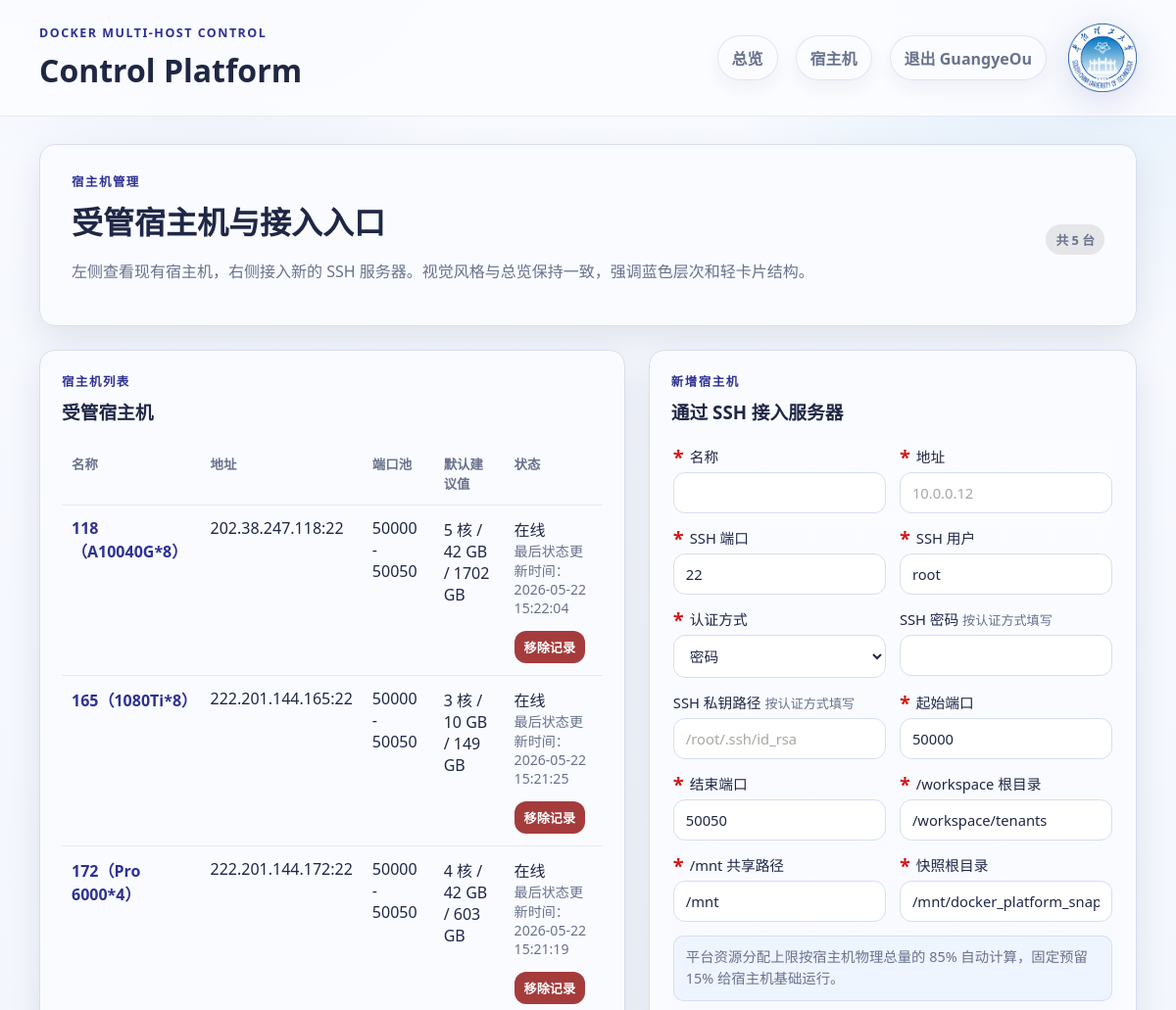
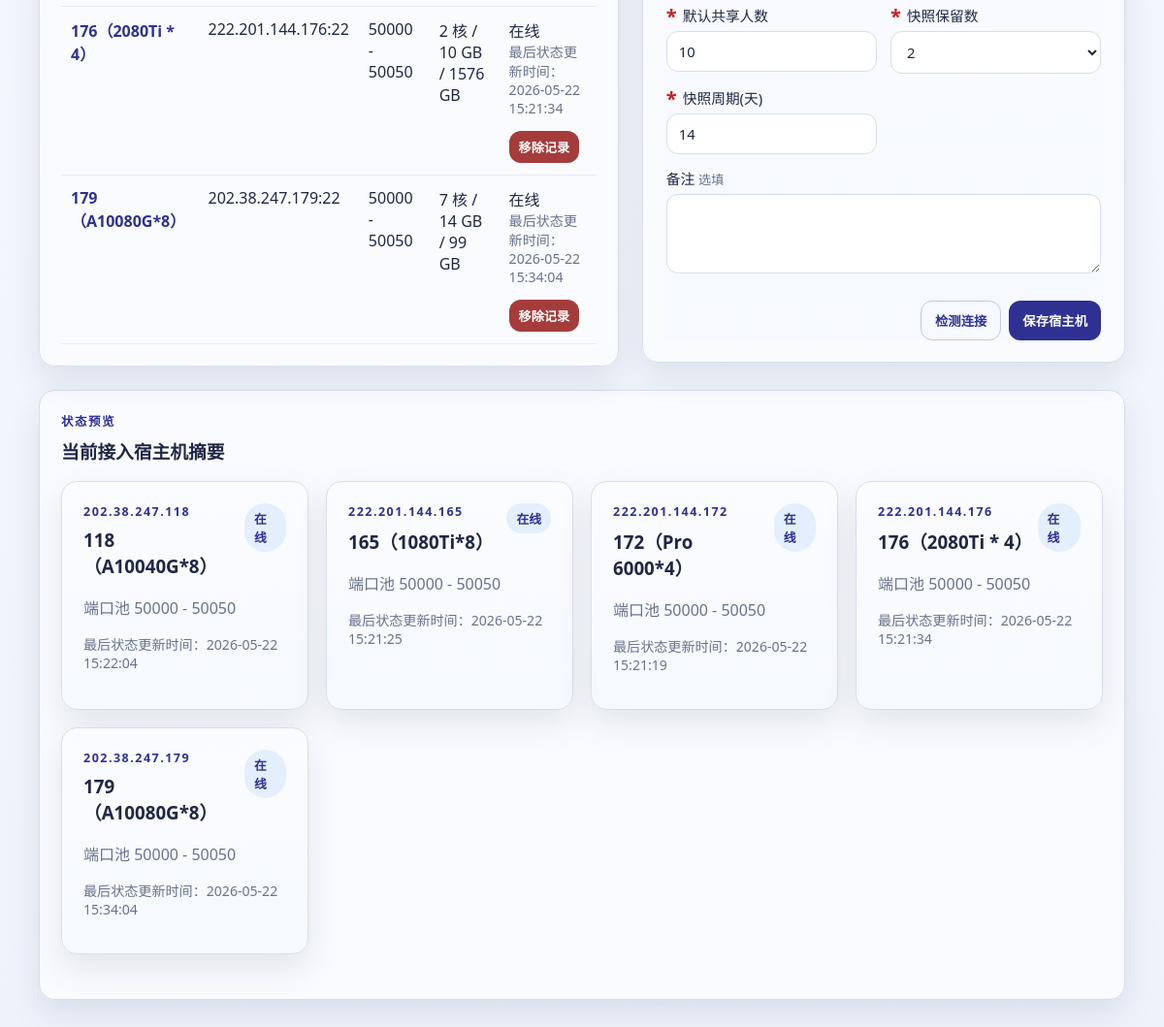
The app's page /hosts (signed in) with its own data (2 pictures, top to bottom).
### app/models.py (models this page shows)
class TimestampMixin:
    created_at: Mapped[datetime] = mapped_column(DateTime, default=datetime.utcnow)
    updated_at: Mapped[datetime] = mapped_column(
        DateTime,
        default=datetime.utcnow,
        onupdate=datetime.utcnow,
    )

class AdminUser(TimestampMixin, Base):
    __tablename__ = "admin_users"
    id: Mapped[int] = mapped_column(Integer, primary_key=True, index=True)
    account: Mapped[str] = mapped_column(String(100), unique=True, nullable=False, index=True)
    password_hash: Mapped[str] = mapped_column(String(255), nullable=False)
    email: Mapped[str] = mapped_column(String(255), nullable=False)
    student_id: Mapped[str] = mapped_column(String(100), nullable=False)
    status: Mapped[str] = mapped_column(String(20), default=AdminStatus.PENDING.value, index=True)
    approved_by: Mapped[str | None] = mapped_column(String(100), nullable=True)
    approved_at: Mapped[datetime | None] = mapped_column(DateTime, nullable=True)
    revoked_at: Mapped[datetime | None] = mapped_column(DateTime, nullable=True)

class ManagedHost(TimestampMixin, Base):
    __tablename__ = "managed_hosts"
    id: Mapped[int] = mapped_column(Integer, primary_key=True, index=True)
    name: Mapped[str] = mapped_column(String(100), unique=True, nullable=False)
    address: Mapped[str] = mapped_column(String(255), nullable=False, default="127.0.0.1")
    ssh_port: Mapped[int] = mapped_column(Integer, default=22)
    ssh_user: Mapped[str] = mapped_column(String(100), default="root")
    auth_type: Mapped[str] = mapped_column(String(20), default=AuthType.LOCAL.value)
    ssh_password: Mapped[str | None] = mapped_column(String(255), nullable=True)
    ssh_key_path: Mapped[str | None] = mapped_column(String(255), nullable=True)
    is_local: Mapped[bool] = mapped_column(Boolean, default=False)
    enabled: Mapped[bool] = mapped_column(Boolean, default=True)
    port_start: Mapped[int] = mapped_column(Integer, default=50000)
    port_end: Mapped[int] = mapped_column(Integer, default=50050)
    workspace_root: Mapped[str] = mapped_column(String(255), default="/workspace/tenants")
    shared_mnt_path: Mapped[str] = mapped_column(String(255), default="/mnt")
    snapshot_root: Mapped[str] = mapped_column(
        String(255),
        default="/mnt/docker_platform_snapshots",
    )
    reserve_cpu_cores: Mapped[float] = mapped_column(Float, default=0.0)
    reserve_memory_gb: Mapped[float] = mapped_column(Float, default=0.0)
    reserve_disk_gb: Mapped[float] = mapped_column(Float, default=0.0)
    default_user_share: Mapped[int] = mapped_column(Integer, default=10)
    snapshot_keep_count: Mapped[int] = mapped_column(Integer, default=2)
    snapshot_interval_days: Mapped[int] = mapped_column(Integer, default=14)
    workspace_limit_mode: Mapped[str] = mapped_column(String(40), default="metadata_only")
    cached_images: Mapped[str | None] = mapped_column(Text, nullable=True)
    notes: Mapped[str | None] = mapped_column(Text, nullable=True)
    allocations: Mapped[list["Allocation"]] = relationship(
        back_populates="host",
        cascade="all, delete-orphan",
    )
    status_cache: Mapped["HostStatusCache | None"] = relationship(
        back_populates="host",
        cascade="all, delete-orphan",
        uselist=False,
    )

### app/routes/web.py (the view)
@router.get("/hosts")
def hosts_page(request: Request):
    admin_response = require_admin_response(request)
    if admin_response:
        return admin_response
    db: Session = SessionLocal()
    try:
        if ssh_host_count(db) == 0:
            return render_initial_setup(request)
        hosts = visible_hosts_query(db).order_by(ManagedHost.name.asc()).all()
        host_rows = []
        for host in hosts:
            cached = host_cache_payload(host)
            rows_data = build_host_rows_from_cached_data(host, list(host.allocations), cached)
            summary = {
                "reachable": cached["reachable"],
                "docker_info": cached["docker_info"],
                "stats": cached["stats"],
                "gpus": cached["gpus"],
                "allocated_cpu": sum(float(row["allocation"].cpu_limit_cores or 0.0) for row in rows_data["allocation_rows"]),
                "allocated_memory_gb": sum(float(row["allocation"].memory_limit_gb or 0.0) for row in rows_data["allocation_rows"]),
                "active_allocations": sum(1 for row in rows_data["allocation_rows"] if row["status"] == AllocationStatus.RUNNING.value),
                "container_count": len(cached["container_rows"]),
            }
            defaults = recommended_defaults(host, summary["docker_info"])
            host_rows.append({"host": host, "summary": summary, "defaults": defaults, "last_status_at": format_cache_time(cached["refreshed_at"])})
        return render(
            request,
            "hosts.html",
            {
                "settings": settings,
                "hosts": host_rows,
                "auth_types": [AuthType.PASSWORD.value, AuthType.KEY.value],
            },
        )
    finally:
        db.close()

### templates/hosts.html (shortened to what this page needs)
{% extends "base.html" %}
{% block content %}
<section class="hero compact">
    <div>
        <p class="eyebrow">宿主机管理</p>
        <h2>受管宿主机与接入入口</h2>
        <p class="muted">左侧查看现有宿主机，右侧接入新的 SSH 服务器。视觉风格与总览保持一致，强调蓝色层次和轻卡片结构。</p>
    </div>
    <div class="hero-actions">
        <span class="tag muted-tag">共 {{ hosts|length }} 台</span>
    </div>
</section>
<section class="split hosts-surface">
    <article class="panel hosts-list-panel">
        <div class="panel-head">
            <div>
                <p class="eyebrow">宿主机列表</p>
                <h3>受管宿主机</h3>
            </div>
        </div>
        <div class="host-list">
            <table class="table">
                <thead>
                    <tr>
                        <th>名称</th>
                        <th>地址</th>
                        <th>端口池</th>
                        <th>默认建议值</th>
                        <th>状态</th>
                    </tr>
                </thead>
                <tbody>
                    {% for row in hosts %}
                    <tr>
                        <td><a class="host-link" href="/hosts/{{ row.host.id }}">{{ row.host.name }}</a></td>
                        <td>{{ row.host.address }}:{{ row.host.ssh_port }}</td>
                        <td>{{ row.host.port_start }} - {{ row.host.port_end }}</td>
                        <td>{{ row.defaults.cpu_limit_cores }} 核 / {{ row.defaults.memory_limit_gb }} GB / {{ row.defaults.workspace_limit_gb }} GB</td>
                        <td>
                            <div>{{ '在线' if row.summary.reachable else '离线' }}</div>
                            <div class="status-timestamp">最后状态更新时间：{{ row.last_status_at }}</div>
                            <form class="confirm-ajax-form" method="post" action="/hosts/{{ row.host.id }}/delete" data-confirm-message="确认从平台移除该宿主机记录？如仍有合法分配，平台会先提示原因，并提供继续归档移除入口。">
                                <button class="button tiny danger" type="submit">移除记录</button>
                            </form>
                        </td>
                    </tr>
                    {% endfor %}
                </tbody>
            </table>
        </div>
    </article>
    <article class="panel hosts-form-panel">
        <div class="panel-head">
            <div>
                <p class="eyebrow">新增宿主机</p>
                <h3>通过 SSH 接入服务器</h3>
            </div>
        </div>
        <form id="host-access-form" class="form-grid host-form" method="post" action="/hosts" data-confirm-message="确认保存该宿主机并接入平台？">
            <label><span class="required-mark">*</span>名称<input name="name" required></label>
            <label><span class="required-mark">*</span>地址<input name="address" required placeholder="10.0.0.12"></label>
            <label><span class="required-mark">*</span>SSH 端口<input name="ssh_port" type="number" value="22"></label>
            <label><span class="required-mark">*</span>SSH 用户<input name="ssh_user" value="root"></label>
            <label><span class="required-mark">*</span>认证方式
                <select name="auth_type">
                    {% for item in auth_types %}
                    <option value="{{ item }}" {% if item == 'password' %}selected{% endif %}>{{ '密码' if item == 'password' else '私钥' }}</option>
                    {% endfor %}
                </select>
            </label>
            <label>SSH 密码 <span class="optional-mark">按认证方式填写</span><input name="ssh_password" type="password"></label>
            <label>SSH 私钥路径 <span class="optional-mark">按认证方式填写</span><input name="ssh_key_path" placeholder="/root/.ssh/id_rsa"></label>
            <label><span class="required-mark">*</span>起始端口<input name="port_start" type="number" value="50000"></label>
            <label><span class="required-mark">*</span>结束端口<input name="port_end" type="number" value="50050"></label>
            <label><span class="required-mark">*</span>/workspace 根目录<input name="workspace_root" value="/workspace/tenants"></label>
            <label><span class="required-mark">*</span>/mnt 共享路径<input name="shared_mnt_path" value="/mnt"></label>
            <label><span class="required-mark">*</span>快照根目录<input name="snapshot_root" value="/mnt/docker_platform_snapshots"></label>
            <div class="wide form-note">平台资源分配上限按宿主机物理总量的 85% 自动计算，固定预留 15% 给宿主机基础运行。</div>
            <label><span class="required-mark">*</span>默认共享人数<input name="default_user_share" type="number" value="10"></label>
            <label><span class="required-mark">*</span>快照保留数
                <select name="snapshot_keep_count">
                    <option value="2" selected>2</option>
                </select>
            </label>
            <label><span class="required-mark">*</span>快照周期(天)<input name="snapshot_interval_days" type="number" value="14"></label>
            <label class="wide">备注 <span class="optional-mark">选填</span><textarea name="notes" rows="3"></textarea></label>
            <div class="wide action-row">
                <button class="button secondary" type="button" id="test-ssh">检测连接</button>
                <button class="button" type="submit" id="submit-setup" disabled>保存宿主机</button>
            </div>
        </form>
    </article>
</section>
<section class="panel hosts-preview-panel">
    <div class="panel-head">
        <div>
            <p class="eyebrow">状态预览</p>
            <h3>当前接入宿主机摘要</h3>
        </div>
    </div>
    <div class="grid cards three">
        {% for row in hosts %}
        <article class="card host-preview-card">
            <div class="card-head">
                <div>
                    <p class="eyebrow">{{ row.host.address }}</p>
                    <h3>{{ row.host.name }}</h3>
                </div>
                <span class="status {{ 'ok' if row.summary.reachable else 'bad' }}">
                    {{ '在线' if row.summary.reachable else '离线' }}
                </span>
            </div>
            <p class="muted">端口池 {{ row.host.port_start }} - {{ row.host.port_end }}</p>
            <p class="status-timestamp">最后状态更新时间：{{ row.last_status_at }}</p>
        </article>
        {% endfor %}
    </div>
</section>
{% endblock %}

### templates/base.html (shortened to what this page needs)
<!DOCTYPE html>
<html lang="zh-CN">
<head>
    <link rel="stylesheet" href="/static/css/app.css">
</head>
<body>
    <header class="topbar">
        <div>
            <p class="eyebrow">Docker Multi-Host Control</p>
            <h1>{{ settings.app_name }}</h1>
        </div>
        <div class="topbar-right">
            <nav class="topnav">
                <a class="nav-chip" href="/">总览</a>
                {% if admin %}
                <a class="nav-chip" href="/hosts">宿主机</a>
                {% endif %}
                {% if admin %}
                <form method="post" action="/logout">
                    <button class="nav-chip nav-button" type="submit">退出 {{ admin.get('account') }}</button>
                </form>
                {% elif platform_user %}
                <form method="post" action="/logout">
                    <button class="nav-chip nav-button" type="submit">退出 {{ platform_user.get('account') }}</button>
                </form>
                {% else %}
                <a class="nav-chip" href="/login">管理员登录</a>
                <a class="nav-chip" href="/user-login">使用者登录</a>
                {% endif %}
            </nav>
            <img class="topbar-logo" src="/static/img/scut-emblem.png" alt="华南理工大学校徽">
        </div>
    </header>
    <main class="layout">
        {% block content %}{% endblock %}
    </main>
</body>
</html>

### records on screen
AdminUser: get "GuangyeOu"
ManagedHost: host.name "118（A10040G*8）", host.address "202.38.247.118", host.ssh_port "22", host.port_start "50000", host.port_end "50050", host.address "202.38.247.118", host.name "118（A10040G*8）", host.port_start "50000", host.port_end "50050"
ManagedHost: host.name "165（1080Ti*8）", host.address "222.201.144.165", host.ssh_port "22", host.port_start "50000", host.port_end "50050", host.address "222.201.144.165", host.name "165（1080Ti*8）", host.port_start "50000", host.port_end "50050"
ManagedHost: host.name "172（Pro 6000*4）", host.address "222.201.144.172", host.ssh_port "22", host.port_start "50000", host.port_end "50050", host.address "222.201.144.172", host.name "172（Pro 6000*4）", host.port_start "50000", host.port_end "50050"
ManagedHost: host.name "176（2080Ti * 4）", host.address "222.201.144.176", host.ssh_port "22", host.port_start "50000", host.port_end "50050", host.address "222.201.144.176", host.name "176（2080Ti * 4）", host.port_start "50000", host.port_end "50050"
ManagedHost: host.name "179（A10080G*8）", host.address "202.38.247.179", host.ssh_port "22", host.port_start "50000", host.port_end "50050", host.address "202.38.247.179", host.name "179（A10080G*8）", host.port_start "50000", host.port_end "50050"

### other values on screen
{{ settings.app_name }} "Control Platform"
{{ hosts|length }} "5"
{{ row.defaults.cpu_limit_cores }} "5" "3" "4" "2" "7"
{{ row.defaults.memory_limit_gb }} "42" "10" "42" "10" "14"
{{ row.defaults.workspace_limit_gb }} "1702" "149" "603" "1576" "99"
{{ '在线' if row.summary.reachable else '离线' }} "在线" "在线" "在线" "在线" "在线"
{{ row.last_status_at }} "2026-05-22 15:22:04" "2026-05-22 15:21:25" "2026-05-22 15:21:19" "2026-05-22 15:21:34" "2026-05-22 15:34:04"
form field auth_type "密码"
